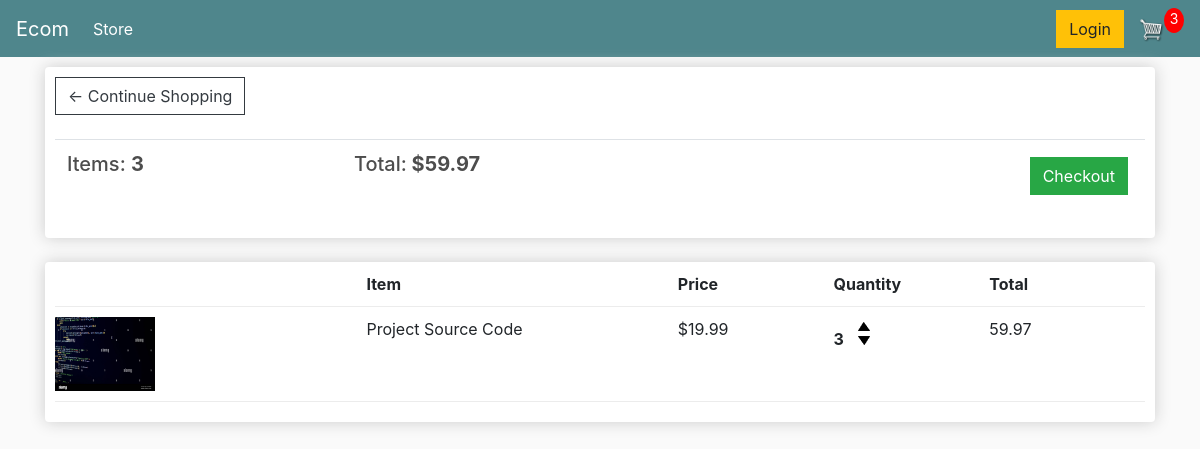
The app's page /cart/ (signed in) with its own data.
### store/models.py (models this page shows, shortened)
class Order(models.Model):
    customer = models.ForeignKey(Customer, on_delete=models.SET_NULL, blank=True, null=True)
    date_ordered = models.DateTimeField(auto_now_add=True)
    complete = models.BooleanField(default=False, null=True, blank=False)
    transaction_id = models.CharField(max_length=200, null=True)
    @property
    def get_cart_total(self):
        orderitems = self.orderitem_set.all()
        total = sum([item.get_total for item in orderitems])
        return total
    @property
    def get_cart_items(self):
        orderitems = self.orderitem_set.all()
        total = sum([item.quantity for item in orderitems])
        return total

class OrderItem(models.Model):
    product = models.ForeignKey(Product, on_delete=models.SET_NULL, blank=True, null=True)
    order = models.ForeignKey(Order, on_delete=models.SET_NULL, blank=True, null=True)
    quantity = models.IntegerField(default=0, null=True, blank=True)
    date_added = models.DateTimeField(auto_now_add=True)
    @property
    def get_total(self):
        total = self.product.price*self.quantity
        return total

class Product(models.Model):
    name = models.CharField(max_length=200, null=True)
    price = models.FloatField()
    digital = models.BooleanField(default = False, null=True, blank=False)
    image = models.ImageField(null=True, blank=True)
    @property
    def imageURL(self):
        try:
            url = self.image.url
        except:
            url=''
        return url

### store/views.py (the view)
# urls.py: path('cart/', views.cart, name="cart"),
def cart(request):
     if request.user.is_authenticated:
          customer = request.user.customer
          order, created = Order.objects.get_or_create(customer = customer, complete = False)
          items = order.orderitem_set.all()
     else:
          items=[]
          order = {'get_cart_total':0, 'get_cart_items':0, 'shipping': False}
     context = {'items' : items, 'order':order}
     return render(request, 'store/cart.html', context)

### store/templates/store/cart.html
{% extends 'store/main.html' %}
{% load static %}
{% block content %}
    <div class="row">
        <div class="col-lg-12">
            <div class="box-element">
                <a  class="btn btn-outline-dark" href="{% url 'store' %}">&#x2190; Continue Shopping</a>
	        <br>
            <br>
            <table class="table">
                <tr>
                    <th><h5>Items: <strong>{{order.get_cart_items}}</strong></h5></th>
                    <th><h5>Total:<strong> ${{order.get_cart_total}}</strong></h5></th>
                    <th>
                        <a  style="float:right; margin:5px;" class="btn btn-success" href="{% url 'checkout' %}">Checkout</a>
                    </th>
                </tr>
            </table>
            </div>
            <br>
            <div class="box-element">
                <div class="cart-row">
                    <div style="flex:2"></div>
                    <div style="flex:2"><strong>Item</strong></div>
                    <div style="flex:1"><strong>Price</strong></div>
                    <div style="flex:1"><strong>Quantity</strong></div>
                    <div style="flex:1"><strong>Total</strong></div>
                </div>
                {% for item in items %}
                <div class="cart-row">
                    <div style="flex:2"><img class="row-image" src="{{item.product.imageURL}}"></div>
                    <div style="flex:2">{{item.product.name}}</div>
                    <div style="flex:1">${{item.product.price|floatformat:2}}</div>
                    <div style="flex:1">
                        <p class="quantity">{{item.quantity}}</p>
                        <div class="quantity">
                            <img data-product="{{item.product.id}}" data-action="add" class="chg-quantity update-cart" src="{% static  'images/arrow-up.png' %}">
                            <img data-product="{{item.product.id}}" data-action="remove" class="chg-quantity update-cart" src="{% static  'images/arrow-down.png' %}">
                        </div>
                    </div>
                    <div style="flex:1">{{item.get_total}}</div>
                </div>
                {%endfor%}
            </div>
        </div>
    </div>
{% endblock content %}

### store/templates/store/main.html (shortened to what this page needs)
<!DOCTYPE html>
{%load static%}
<html>
<head>
    <link rel="stylesheet" href="https://stackpath.bootstrapcdn.com/bootstrap/4.4.1/css/bootstrap.min.css">
	<link rel="stylesheet" type="text/css" href="{% static 'css/main.css' %}">
</head>
<body>
    <nav class="navbar navbar-expand-lg navbar-dark bg-dark">
  <a class="navbar-brand" href="{% url 'store' %}">Ecom</a>
  <div class="collapse navbar-collapse" id="navbarSupportedContent">
    <ul class="navbar-nav mr-auto">
      <li class="nav-item active">
        <a class="nav-link" href="{% url 'store' %}">Store <span class="sr-only">(current)</span></a>
      </li>
    </ul>
    <div class="form-inline my-2 my-lg-0">
     	<a href="#"class="btn btn-warning">Login</a>
     	<a href="{% url 'cart' %}">
    		<img  id="cart-icon" src="{% static 'images/cart.png' %}">
    	</a>
    	<p id="cart-total">{{order.get_cart_items}}</p>
    </div>
  </div>
</nav>
    <div class="container">
        {% block content %}
        {% endblock content %}
    </div>
</body>
</html></html>

### static/css/main.css (style rules this page uses)
body { background-color: hsl(0, 0%, 98%); }
h1,h2,h3,h4,h5,h6 { color:hsl(0, 0%, 30%); }
.box-element { box-shadow:hsl(0, 0%, 80%) 0 0 16px; background-color: #fff; border-radius: 4px; padding: 10px; }
.bg-dark { background-color: #4f868c!important; }
#cart-icon { width:25px; display: inline-block; margin-left: 15px; }
#cart-total { display: block; text-align: center; color:#fff; background-color: red; width: 20px; height: 25px; border-radius: 50%; font-size: 14px; }
.col-lg-4, .col-lg-6, .col-lg-8, .col-lg-12 { margin-top: 10px; }
.btn { border-radius: 0; }
.row-image { width: 100px; }
.cart-row { display: flex; align-items: flex-stretch; padding-bottom: 10px; margin-bottom: 10px; border-bottom: 1px solid #ececec; }
.quantity { display: inline-block; font-weight: 700; padding-right:10px; }
.chg-quantity { width: 12px; cursor: pointer; display: block; margin-top: 5px; transition:.1s; }

### records on screen
Order: get_cart_items "3", get_cart_total "59.97"
OrderItem: product.imageURL (picture), product.name "Project Source Code", product.price "19.99", quantity "3", get_total "59.97"
